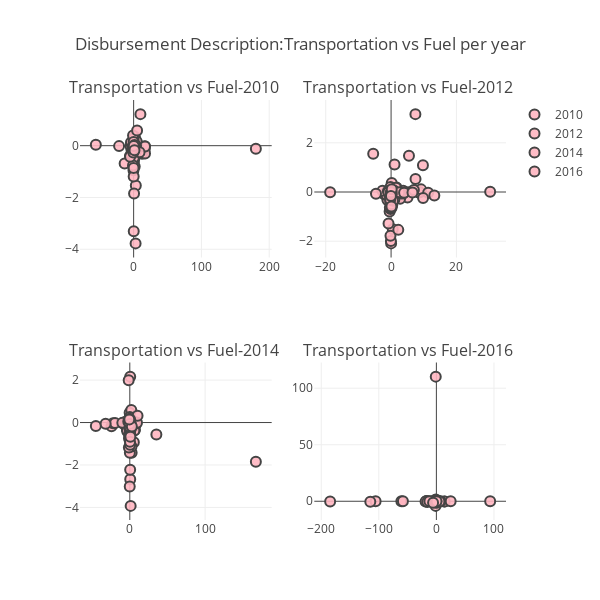

The code cell stored with this chart in its notebook:
### Code cell
from plotly import tools
trace1 = go.Scatter( 
    x = year10['dis_amo'],
    y = year101['dis_amo'],
    mode = 'markers',
    name = '2010',
    marker = dict(
       size = 10,
       color = 'rgba(255, 182, 193, .9)',
       line = dict(
           width = 2
       )
    )
)
   
trace2 = go.Scatter(x=year12['dis_amo'], y=year121['dis_amo'],   
                    mode = 'markers',
    name = '2012',
    marker = dict(
       size = 10,
       color = 'rgba(255, 182, 193, .9)',
       line = dict(
           width = 2
       )
    )
)
trace3 =  go.Scatter(x=year14['dis_amo'], y=year141['dis_amo'],   mode = 'markers',
    name = '2014',
    marker = dict(
       size = 10,
       color = 'rgba(255, 182, 193, .9)',
       line = dict(
           width = 2
       )
    )
)
trace4 =  go.Scatter(x=year16['dis_amo'], y=year161['dis_amo'],   mode = 'markers',
    name = '2016',
    marker = dict(
       size = 10,
       color = 'rgba(255, 182, 193, .9)',
       line = dict(
           width = 2
       )
    )
)

fig = tools.make_subplots(rows=2, cols=2, subplot_titles=('Transportation vs Fuel-2010 ', 'Transportation vs Fuel-2012 ',
                                                          'Transportation vs Fuel-2014 ', 'Transportation vs Fuel-2016 '))

fig.append_trace(trace1, 1, 1)
fig.append_trace(trace2, 1, 2)
fig.append_trace(trace3, 2, 1)
fig.append_trace(trace4, 2, 2)

fig['layout'].update(height=600, width=600, title='Disbursement Description:Transportation vs Fuel per year')

plotly.offline.iplot(fig, filename='make-subplots-multiple-with-titles')

### Figure 1 — Plotly figure (JSON) as saved in the notebook; plotly's stock layout.template omitted (floating-point values rounded to 4 significant figures; data arrays with more than 128 entries replaced by an {"elided": "..."} marker saying what was removed)
{"data": [{"marker": {"color": "rgba(255, 182, 193, .9)", "line": {"width": 2}, "size": 10}, "mode": "markers", "name": "2010", "type": "scatter", "x": [-0.465, -0.0313, 16.28, -0.2838, 0.2651, 9.981, -1.666, -0.9986, 2.105, 0.5921, 4.825, -0.0966, 1.226, 1.274, -1.478, -0.1331, -0.05149, -21.48, 0.4467, 0.7848, 0.7495, 0.1389, -0.2256, 0.5446, -0.2004, -0.07318, 0.1654, 0.001203, 0.1521, -0.4649, 8.86, 1.618, -3.374, 11.36, 0.4105, 3.405, 7.169, 0.4286, -2.078, 0.6029, -0.2318, 3.339, 1.871, 0.1996, 3.779, 12.38, 180.3, 16.8, -5.447, -0.04226, -0.2403, 0.7675, 0.1494, -0.3396, -0.1847, 16.51, 5.041, -0.5263, 1.711, 0.6537, 4.215, 4.184, -0.2444, 1.964, 0.7558, -0.2536, -1.047, 6.095, 0.6559, -0.177, -0.01208, 3.19, 0.32, -13.3, -0.1866, 1.594, 0.2169, 0.1735, -55.78, 1.993, 0.4588, -0.582, 0.8591, -0.2486, 0.8768, -0.1812, 0.2271, -0.9395, 2.543, -0.2741, 2.966, -0.3936, 1.587, 0.07727, 3.585, 4.387, 2.252, -4.495, 3.524, 1.621, -3.987, 0.03622, 2.874, -0.1064, 16.81, 0.05288, -0.9104, -1.013, -0.1532, 3.502, 5.102, 1.503, -1.361, 0.4675, 8.727, -5.161, 0.6581, -0.03381, 0.3148, 0.01762, -0.05797, 0.0821, -0.4302, 1.317, -0.8256, 0.6128, 0.1538, 1.218], "xaxis": "x1", "y": {"elided": "150 float values"}, "yaxis": "y1"}, {"marker": {"color": "rgba(255, 182, 193, .9)", "line": {"width": 2}, "size": 10}, "mode": "markers", "name": "2012", "type": "scatter", "x": {"elided": "138 float values"}, "xaxis": "x2", "y": {"elided": "181 float values"}, "yaxis": "y2"}, {"marker": {"color": "rgba(255, 182, 193, .9)", "line": {"width": 2}, "size": 10}, "mode": "markers", "name": "2014", "type": "scatter", "x": {"elided": "173 float values"}, "xaxis": "x3", "y": {"elided": "172 float values"}, "yaxis": "y3"}, {"marker": {"color": "rgba(255, 182, 193, .9)", "line": {"width": 2}, "size": 10}, "mode": "markers", "name": "2016", "type": "scatter", "x": {"elided": "185 float values"}, "xaxis": "x4", "y": [-0.01857, -0.1823, -0.02762, -0.2038, -0.008777, -0.01891, -0.1063, -0.01572, -0.1028, -0.01213, -0.4748, -0.004697, -0.05104, -0.2185, -0.06371, -0.09377, 0.04218, -0.1641, 0.0005391, -0.06039, -0.01845, -0.05701, -0.129, -0.01746, 110.2, -0.2024, -0.4837, -0.185, -0.9239, -0.03412, -0.1518, -0.4867, -0.1673, -0.01529, -0.01829, -0.1522, -0.149, 0.1456, -0.4087, -0.4148, -0.01184, -0.01439, -0.1018, 0.06282, -0.3159, -0.01734, -0.1581, -0.8918, -0.01375, -0.7713, -0.1108, -0.2485, -0.07303, -0.7974, -0.03141, -0.4906, -0.08138, -0.04291, -0.1183, -0.05581, -0.4009, -0.1448, -0.8839, 0.002435, -0.02017, -0.01182, -0.1376, -0.4561, -0.06396, -0.6704, 0.08869, 0.08556, -1.058, -0.01606, -0.01897, -4.08, -0.7292, -0.03599, -0.04456, -0.01854, -0.2006, -1.339, -0.0193, -0.2997, -0.009203, -0.03397, -0.1087, -0.0556, 0.04262, -0.02979, -0.01341, -0.1521, -0.1233, -0.5164, -0.4536, 0.0101, -0.09152, -0.02039, 0.01606, -0.0535, -0.3755, 1.521, -0.01625, -0.03413, -0.02958, -0.05705, -0.01589, -0.09495, -0.01339, -0.04804, -0.09691, -0.06248, -0.1022, -0.1037, -0.09284, -0.3456, -0.09024, 0.1384, -1.142, -0.1524, -0.03468, -0.09126, -1.293], "yaxis": "y4"}], "layout": {"annotations": [{"font": {"size": 16}, "showarrow": false, "text": "Transportation vs Fuel-2010 ", "x": 0.225, "xanchor": "center", "xref": "paper", "y": 1, "yanchor": "bottom", "yref": "paper"}, {"font": {"size": 16}, "showarrow": false, "text": "Transportation vs Fuel-2012 ", "x": 0.775, "xanchor": "center", "xref": "paper", "y": 1, "yanchor": "bottom", "yref": "paper"}, {"font": {"size": 16}, "showarrow": false, "text": "Transportation vs Fuel-2014 ", "x": 0.225, "xanchor": "center", "xref": "paper", "y": 0.375, "yanchor": "bottom", "yref": "paper"}, {"font": {"size": 16}, "showarrow": false, "text": "Transportation vs Fuel-2016 ", "x": 0.775, "xanchor": "center", "xref": "paper", "y": 0.375, "yanchor": "bottom", "yref": "paper"}], "height": 600, "title": "Disbursement Description:Transportation vs Fuel per year", "width": 600, "xaxis1": {"anchor": "y1", "domain": [0, 0.45]}, "xaxis2": {"anchor": "y2", "domain": [0.55, 1]}, "xaxis3": {"anchor": "y3", "domain": [0, 0.45]}, "xaxis4": {"anchor": "y4", "domain": [0.55, 1]}, "yaxis1": {"anchor": "x1", "domain": [0.625, 1]}, "yaxis2": {"anchor": "x2", "domain": [0.625, 1]}, "yaxis3": {"anchor": "x3", "domain": [0, 0.375]}, "yaxis4": {"anchor": "x4", "domain": [0, 0.375]}}}
